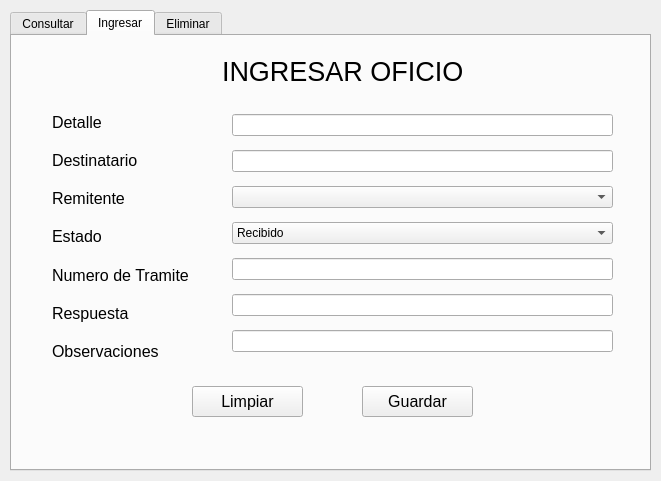
<?xml version="1.0" encoding="UTF-8"?>
<ui version="4.0">
 <class>Dialog</class>
 <widget class="QDialog" name="Dialog">
  <property name="geometry">
   <rect>
    <x>0</x>
    <y>0</y>
    <width>661</width>
    <height>481</height>
   </rect>
  </property>
  <property name="windowTitle">
   <string>Dialog</string>
  </property>
  <widget class="QTabWidget" name="tabWidget">
   <property name="geometry">
    <rect>
     <x>10</x>
     <y>10</y>
     <width>641</width>
     <height>461</height>
    </rect>
   </property>
   <property name="currentIndex">
    <number>1</number>
   </property>
   <widget class="QWidget" name="tab_0">
    <attribute name="title">
     <string>Consultar</string>
    </attribute>
    <widget class="QRadioButton" name="rdoNombre">
     <property name="geometry">
      <rect>
       <x>10</x>
       <y>120</y>
       <width>181</width>
       <height>22</height>
      </rect>
     </property>
     <property name="text">
      <string>Buscar por Nombre</string>
     </property>
    </widget>
    <widget class="QLabel" name="label_14">
     <property name="geometry">
      <rect>
       <x>170</x>
       <y>10</y>
       <width>291</width>
       <height>20</height>
      </rect>
     </property>
     <property name="font">
      <font>
       <pointsize>20</pointsize>
      </font>
     </property>
     <property name="text">
      <string>CONSULTAR OFICIOS</string>
     </property>
    </widget>
    <widget class="QLineEdit" name="txtBuscar">
     <property name="geometry">
      <rect>
       <x>50</x>
       <y>50</y>
       <width>391</width>
       <height>27</height>
      </rect>
     </property>
    </widget>
    <widget class="QPushButton" name="btnBuscar">
     <property name="geometry">
      <rect>
       <x>470</x>
       <y>50</y>
       <width>98</width>
       <height>27</height>
      </rect>
     </property>
     <property name="text">
      <string>Buscar</string>
     </property>
    </widget>
    <widget class="QRadioButton" name="rdoArea">
     <property name="geometry">
      <rect>
       <x>10</x>
       <y>80</y>
       <width>201</width>
       <height>22</height>
      </rect>
     </property>
     <property name="text">
      <string>Buscar por Area</string>
     </property>
    </widget>
    <widget class="QTableView" name="tbaOficio">
     <property name="geometry">
      <rect>
       <x>10</x>
       <y>160</y>
       <width>611</width>
       <height>251</height>
      </rect>
     </property>
    </widget>
    <widget class="QComboBox" name="cmbEstadoConsulta">
     <property name="geometry">
      <rect>
       <x>310</x>
       <y>110</y>
       <width>241</width>
       <height>31</height>
      </rect>
     </property>
     <item>
      <property name="text">
       <string>Todos</string>
      </property>
     </item>
     <item>
      <property name="text">
       <string>Recibido</string>
      </property>
     </item>
     <item>
      <property name="text">
       <string>Respondido</string>
      </property>
     </item>
     <item>
      <property name="text">
       <string>Enviado</string>
      </property>
     </item>
    </widget>
    <widget class="QLabel" name="label">
     <property name="geometry">
      <rect>
       <x>310</x>
       <y>80</y>
       <width>231</width>
       <height>21</height>
      </rect>
     </property>
     <property name="text">
      <string>Filtro por estado:</string>
     </property>
    </widget>
   </widget>
   <widget class="QWidget" name="tab_1">
    <attribute name="title">
     <string>Ingresar</string>
    </attribute>
    <widget class="QLabel" name="label_15">
     <property name="geometry">
      <rect>
       <x>210</x>
       <y>20</y>
       <width>271</width>
       <height>31</height>
      </rect>
     </property>
     <property name="font">
      <font>
       <pointsize>20</pointsize>
      </font>
     </property>
     <property name="text">
      <string>INGRESAR OFICIO</string>
     </property>
    </widget>
    <widget class="QPushButton" name="btnGuardar">
     <property name="geometry">
      <rect>
       <x>350</x>
       <y>350</y>
       <width>111</width>
       <height>31</height>
      </rect>
     </property>
     <property name="font">
      <font>
       <pointsize>12</pointsize>
      </font>
     </property>
     <property name="text">
      <string>Guardar</string>
     </property>
    </widget>
    <widget class="QPushButton" name="btnLimpiar">
     <property name="geometry">
      <rect>
       <x>180</x>
       <y>350</y>
       <width>111</width>
       <height>31</height>
      </rect>
     </property>
     <property name="font">
      <font>
       <pointsize>12</pointsize>
      </font>
     </property>
     <property name="text">
      <string>Limpiar</string>
     </property>
    </widget>
    <widget class="QWidget" name="verticalLayoutWidget">
     <property name="geometry">
      <rect>
       <x>40</x>
       <y>70</y>
       <width>151</width>
       <height>261</height>
      </rect>
     </property>
     <layout class="QVBoxLayout" name="verticalLayout_3">
      <item>
       <widget class="QLabel" name="label_16">
        <property name="font">
         <font>
          <pointsize>12</pointsize>
         </font>
        </property>
        <property name="text">
         <string>Detalle</string>
        </property>
        <property name="alignment">
         <set>Qt::AlignLeading|Qt::AlignLeft|Qt::AlignVCenter</set>
        </property>
       </widget>
      </item>
      <item>
       <widget class="QLabel" name="label_18">
        <property name="font">
         <font>
          <pointsize>12</pointsize>
         </font>
        </property>
        <property name="text">
         <string>Destinatario</string>
        </property>
        <property name="alignment">
         <set>Qt::AlignLeading|Qt::AlignLeft|Qt::AlignVCenter</set>
        </property>
       </widget>
      </item>
      <item>
       <widget class="QLabel" name="label_17">
        <property name="font">
         <font>
          <pointsize>12</pointsize>
         </font>
        </property>
        <property name="text">
         <string>Remitente</string>
        </property>
        <property name="alignment">
         <set>Qt::AlignLeading|Qt::AlignLeft|Qt::AlignVCenter</set>
        </property>
       </widget>
      </item>
      <item>
       <widget class="QLabel" name="label_19">
        <property name="font">
         <font>
          <pointsize>12</pointsize>
         </font>
        </property>
        <property name="text">
         <string>Estado</string>
        </property>
        <property name="alignment">
         <set>Qt::AlignLeading|Qt::AlignLeft|Qt::AlignVCenter</set>
        </property>
       </widget>
      </item>
      <item>
       <widget class="QLabel" name="label_20">
        <property name="font">
         <font>
          <pointsize>12</pointsize>
         </font>
        </property>
        <property name="text">
         <string>Numero de Tramite</string>
        </property>
        <property name="textFormat">
         <enum>Qt::AutoText</enum>
        </property>
        <property name="alignment">
         <set>Qt::AlignLeading|Qt::AlignLeft|Qt::AlignVCenter</set>
        </property>
       </widget>
      </item>
      <item>
       <widget class="QLabel" name="label_21">
        <property name="font">
         <font>
          <pointsize>12</pointsize>
         </font>
        </property>
        <property name="text">
         <string>Respuesta</string>
        </property>
        <property name="textFormat">
         <enum>Qt::AutoText</enum>
        </property>
        <property name="alignment">
         <set>Qt::AlignLeading|Qt::AlignLeft|Qt::AlignVCenter</set>
        </property>
       </widget>
      </item>
      <item>
       <widget class="QLabel" name="label_22">
        <property name="font">
         <font>
          <pointsize>12</pointsize>
         </font>
        </property>
        <property name="text">
         <string>Observaciones</string>
        </property>
        <property name="textFormat">
         <enum>Qt::AutoText</enum>
        </property>
        <property name="alignment">
         <set>Qt::AlignLeading|Qt::AlignLeft|Qt::AlignVCenter</set>
        </property>
       </widget>
      </item>
     </layout>
    </widget>
    <widget class="QWidget" name="verticalLayoutWidget_2">
     <property name="geometry">
      <rect>
       <x>220</x>
       <y>70</y>
       <width>381</width>
       <height>261</height>
      </rect>
     </property>
     <layout class="QVBoxLayout" name="verticalLayout_4">
      <item>
       <widget class="QLineEdit" name="txtDetalle"/>
      </item>
      <item>
       <widget class="QLineEdit" name="txtDestinatario"/>
      </item>
      <item>
       <widget class="QComboBox" name="cmbResponsable"/>
      </item>
      <item>
       <widget class="QComboBox" name="cmbEstado">
        <item>
         <property name="text">
          <string>Recibido</string>
         </property>
        </item>
        <item>
         <property name="text">
          <string>Respondido</string>
         </property>
        </item>
        <item>
         <property name="text">
          <string>Enviado</string>
         </property>
        </item>
       </widget>
      </item>
      <item>
       <widget class="QLineEdit" name="txtTramite"/>
      </item>
      <item>
       <widget class="QLineEdit" name="txtRespuesta"/>
      </item>
      <item>
       <widget class="QLineEdit" name="txtObservaciones"/>
      </item>
     </layout>
    </widget>
   </widget>
   <widget class="QWidget" name="tab_5">
    <attribute name="title">
     <string>Eliminar</string>
    </attribute>
    <widget class="QTableView" name="tbaOficioEliminar">
     <property name="geometry">
      <rect>
       <x>10</x>
       <y>60</y>
       <width>611</width>
       <height>321</height>
      </rect>
     </property>
    </widget>
    <widget class="QPushButton" name="btnEliminar">
     <property name="geometry">
      <rect>
       <x>240</x>
       <y>390</y>
       <width>131</width>
       <height>27</height>
      </rect>
     </property>
     <property name="text">
      <string>Eliminar Seleccion</string>
     </property>
    </widget>
    <widget class="QLabel" name="label_23">
     <property name="geometry">
      <rect>
       <x>190</x>
       <y>20</y>
       <width>271</width>
       <height>20</height>
      </rect>
     </property>
     <property name="font">
      <font>
       <pointsize>20</pointsize>
      </font>
     </property>
     <property name="text">
      <string>ELIMINAR OFICIO</string>
     </property>
    </widget>
   </widget>
  </widget>
 </widget>
 <resources/>
 <connections/>
</ui>
